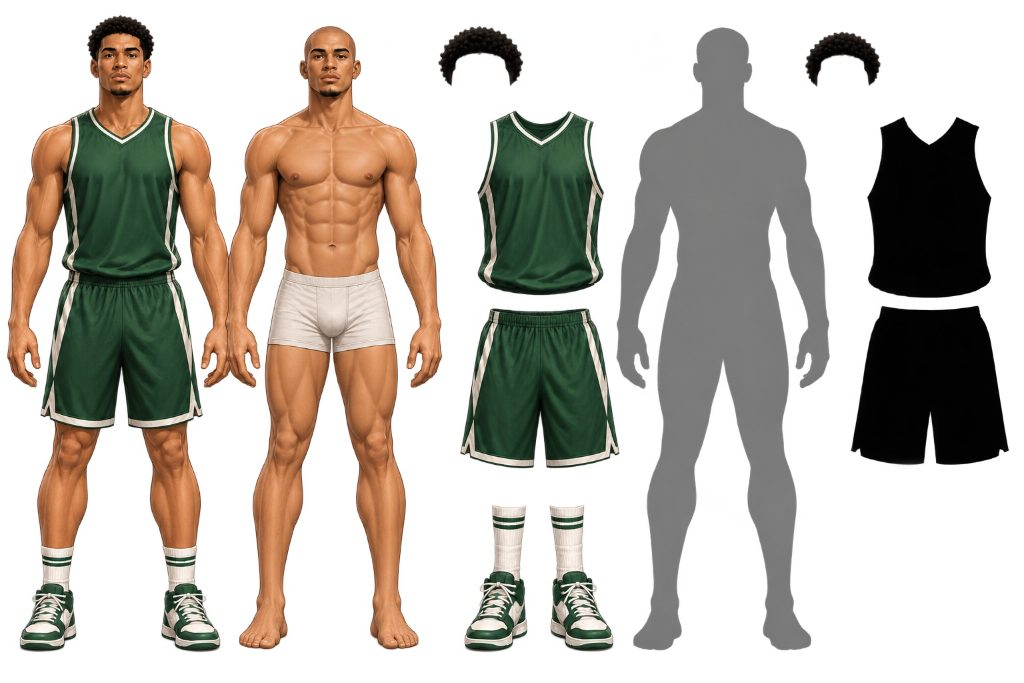
#> input picture scripts/avatar/art2d/src/style-a-master-sheet.jpg, 1024 x 683 px
$ python build.py
#> lines starting #> are read from the running program, lines starting #| are printed output that depends on the picture; after the words box and inside, x2 and y2 are one past the last pixel; in counts of white or black regions, pixels touching at a corner belong together
### scripts/avatar/art2d/segment.py
"""Avatar 2D art pipeline, step 1: isolate the Style A master figure (left of src/style-a-master-sheet.jpg) and the bald reference
(second figure, same generation), soft-matte them off the white background and classify the master's pixels. Imported by build.py;
run directly to write debug images (dbg_classes.png, dbg_split.png) into the current directory."""
import os
import numpy as np
from PIL import Image
from scipy import ndimage as ndi

SRC = os.path.join(os.path.dirname(os.path.abspath(__file__)), "src", "style-a-master-sheet.jpg")
SPLIT_ROWS = (222, 392)          # rows where the master's left forearm/hand touches the bald figure's right forearm/hand
SPLIT_COLS = (212, 246)          # the seam is searched only inside this band


def load():
    return np.asarray(Image.open(SRC).convert("RGB")).astype(np.float32)


def lum(rgb):
    return 0.2126 * rgb[..., 0] + 0.7152 * rgb[..., 1] + 0.0722 * rgb[..., 2]


def seam_split(img):
    """Min-cost vertical seam (dark shadow line between the touching forearms) inside the band; columns left of it = master."""
    y0, y1 = SPLIT_ROWS
    x0, x1 = SPLIT_COLS
    cost = lum(img[y0:y1, x0:x1])
    # background-white is a free path; prefer dark shadow
    acc = cost.copy()
    back = np.zeros(acc.shape, dtype=np.int64)
    w = acc.shape[1]
    for y in range(1, acc.shape[0]):
        prev = acc[y - 1]
        left = np.r_[np.inf, prev[:-1]]
        right = np.r_[prev[1:], np.inf]
        stack = np.vstack([left, prev, right])
        k = np.argmin(stack, axis=0)
        acc[y] += stack[k, np.arange(w)]
        back[y] = np.arange(w) + (k - 1)
    seam = np.zeros(acc.shape[0], dtype=np.int64)
    seam[-1] = int(np.argmin(acc[-1]))
    for y in range(acc.shape[0] - 1, 0, -1):
        seam[y - 1] = back[y, seam[y]]
    out = np.full(img.shape[0], (x0 + x1) // 2, dtype=np.int64)
    out[y0:y1] = seam + x0
    return out


def figure_masks(img):
    """Hard foreground masks of the master and the bald figure (no background, no loose hair-cap object)."""
    fg = img.min(axis=2) < 244
    fg = ndi.binary_opening(fg, iterations=1)
    lab, n = ndi.label(fg)
    seam = seam_split(img)
    cols = np.arange(img.shape[1])[None, :]
    left = cols < seam[:, None]
    master_lab = np.bincount(lab[left & fg], minlength=n + 1)
    master_lab[0] = 0
    big = master_lab.argmax()
    master = (lab == big) & left
    bald = (lab == big) & ~left
    # keep only the largest component of each (drops specks)
    def largest(m):
        l, k = ndi.label(m)
        if k == 0:
            return m
        s = np.bincount(l.ravel())
        s[0] = 0
        return l == s.argmax()
    master = ndi.binary_fill_holes(largest(master)) & fg | largest(master)
    bald = largest(bald)
    return master, bald, seam


def soft_alpha(img, hard):
    """Alpha against the white background: interior = 1; across the edge, estimate from the colour's distance to white
    relative to the nearest interior colour. Returns (alpha, unpremultiplied rgb)."""
    interior = ndi.binary_erosion(hard, iterations=2)
    _, idx = ndi.distance_transform_edt(~interior, return_indices=True)
    near = img[idx[0], idx[1]]
    band = ndi.binary_dilation(hard, iterations=2) & ~interior
    dist_px = 255.0 - img.min(axis=2)
    dist_fg = np.maximum(255.0 - near.min(axis=2), 30.0)
    a = np.where(interior, 1.0, 0.0)
    a = np.where(band, np.clip(dist_px / dist_fg, 0, 1), a)
    a = np.where(hard & ~band, 1.0, a)
    a3 = a[..., None]
    rgb = np.where(a3 > 0.02, np.clip((img - (1 - a3) * 255.0) / np.maximum(a3, 1e-3), 0, 255), near)
    # edge colour: trust the nearest interior colour where alpha is small (avoids white fringes after recolouring)
    rgb = np.where(a3 < 0.6, near, rgb)
    return a, rgb


def classify(img, mask):
    """Per-pixel class of the master: 0 bg, 1 skin, 2 green fabric, 3 white/cream, 4 dark (hair, shoe dark, deep shadow), 5 other."""
    r, g, b = img[..., 0], img[..., 1], img[..., 2]
    mx, mn = img.max(axis=2), img.min(axis=2)
    L = lum(img)
    c = np.full(mask.shape, 5, np.uint8)
    skin = (r > g) & (g > b - 4) & (r - b > 28)
    green = (g - r > 10) & (g >= b - 6)
    white = (mn > 140) & (mx - mn < 48)
    dark = (L < 62) & ~green
    c[skin] = 1
    c[white] = 3
    c[green] = 2
    c[dark] = 4
    c[~mask] = 0
    return c


PALETTE = np.array([[255, 255, 255], [230, 160, 110], [20, 140, 60], [250, 250, 160], [20, 20, 20], [255, 0, 255]], np.uint8)

# [16 lines that do not run on import are left out]

### scripts/avatar/art2d/build.py
"""Avatar 2D art pipeline, step 2: build the ten spec layers (docs/implementation/AVATAR-2D-ART-SPEC.md) from the Style A master.

    python scripts/avatar/art2d/build.py assets/avatar2d          # needs: pillow numpy scipy opencv-python-headless
    node scripts/avatar/validate-avatar2d.mjs assets/avatar2d     # must report 0 failures

The master figure supplies every visible pixel; the bald reference from the same sheet supplies only the scalp above the hairline
(Shaved) and is registered onto the master's face by NCC. Hidden body under the clothes is inpainted. Tint layers are written as
neutral grey (spec V4), the rest in colour. Deterministic: rerunning reproduces the shipped files byte for byte."""
import os
import sys
import numpy as np
import cv2
from PIL import Image
from scipy import ndimage as ndi
import segment as seg

CANVAS_W, CANVAS_H = 1024, 1536
TOP_Y, BOTTOM_Y = 72, 1462                   # figure box in the canvas (spec safe margin 72)
AXIS_SRC_X = 121.0                           # master's head/neck axis in the source (ear midpoint)
EYE_LINE_Y = 56.0

# Master zones in source rows/cols (measured on the class map, see segment.py debug output)
HEAD_MAX_Y = 112
HEM_BAND = (258, 290)
SOCKS_MIN_Y = 536
BROW_ZONE = (45, 53)                                     # brows only: the eyelid crease starts at row 54
BEARD_BOX = (109, 88, 134, 102)                          # x0, y0, x1, y1: the goatee on the chin only
EYE_BOXES = [(99, 53, 117, 63), (122, 53, 141, 63)]
SEAM_CLEAN = (200, 222, 250, 395)                        # x0, y0, x1, y1: where the bald figure's fingertips touch the master
MIN_SKIN_ISLAND = 150                                    # source px; the smallest real skin part (a hand) is >1000
FINGERTIP_CUT = (233, 355, 395)                          # x >= 233 in rows 355-395 belongs to the bald figure's fingers

# Grey mapping (spec V4: floor >= 80, peak >= 235); see grey_map.
FLOOR_GREY, PEAK_GREY = 86.0, 246.0


def register_bald_head(L_master, L_bald, master_face):
    """Grid-search scale/shift mapping bald-figure coordinates onto the master head (NCC over the upper face)."""
    ys, xs = np.where(master_face)
    ref = L_master[ys, xs]
    ref = (ref - ref.mean()) / (ref.std() + 1e-6)
    best = None
    for s in np.arange(0.95, 1.071, 0.01):
        for dy in np.arange(-5, 5.01, 0.5):
            for dx in np.arange(-216, -201.9, 0.5):
                bx = (xs - AXIS_SRC_X) / s + AXIS_SRC_X - dx
                by = (ys - EYE_LINE_Y) / s + EYE_LINE_Y - dy
                v = ndi.map_coordinates(L_bald, [by, bx], order=1)
                v = (v - v.mean()) / (v.std() + 1e-6)
                score = float((v * ref).mean())
                if best is None or score > best[0]:
                    best = (score, s, dx, dy)
    return best


def warp_from_bald(arr, s, dx, dy, shape):
    yy, xx = np.mgrid[0:shape[0], 0:shape[1]].astype(np.float32)
    bx = (xx - AXIS_SRC_X) / s + AXIS_SRC_X - dx
    by = (yy - EYE_LINE_Y) / s + EYE_LINE_Y - dy
    return ndi.map_coordinates(arr.astype(np.float32), [by, bx], order=1, mode="constant")


def hem_profile(cls):
    """Per column: first row of the dark waistband shadow in the hem band (jersey above, shorts below)."""
    y0, y1 = HEM_BAND
    prof = np.full(cls.shape[1], np.nan)
    for x in range(cls.shape[1]):
        hits = np.where(cls[y0:y1, x] == 4)[0]
        if len(hits):
            prof[x] = y0 + hits[0]
    good = ~np.isnan(prof)
    xs = np.arange(len(prof))
    prof = np.interp(xs, xs[good], prof[good]) if good.any() else np.full(len(prof), 274.0)
    return ndi.median_filter(prof, size=9)


def keep_large(m, frac=0.02):
    lab, n = ndi.label(m)
    if n <= 1:
        return m
    sizes = np.bincount(lab.ravel())
    sizes[0] = 0
    return (sizes > frac * sizes.max())[lab] & m


def grey_map(g, weight):
    """Linear gain anchored on the 97th percentile (-> 246) so the layer keeps its own contrast (multiply can only darken the
    palette colour, so the palette colour must sit at the lit tone, with room above the median for highlights). The top 3% is
    soft-clipped below 253; shadows are lifted only where they would fall under the spec floor (V4: floor >= 80, peak >= 235)."""
    v = g[weight > 0.95]
    if v.size < 50:
        v = g[weight > 0]
    lo, med, p97 = np.percentile(v, [0.5, 50, 97])
    gain = PEAK_GREY / max(p97, 1.0)
    out = g * gain
    over = out > PEAK_GREY
    out[over] = PEAK_GREY + (253.0 - PEAK_GREY) * (1 - np.exp(-(out[over] - PEAK_GREY) / 12.0))
    lo_n, med_n = lo * gain, med * gain
    if lo_n < FLOOR_GREY and med_n > FLOOR_GREY + 10:
        under = out < med_n
        out[under] = np.interp(out[under], [0.0, lo_n, med_n], [FLOOR_GREY * 0.85, FLOOR_GREY, med_n])
    return np.clip(out, 0, 255)


def trim_grey(g, weight):
    """Light trims: gain to the peak only (a white stripe must stay white, not be stretched into grey shadows)."""
    v = g[weight > 0.5]
    hi = np.percentile(v, 99.5) if v.size else 250.0
    out = g * (250.0 / max(hi, 1.0))
    lo = np.percentile(out[weight > 0.5], 0.5) if v.size else 200.0
    if lo < FLOOR_GREY:
        out = FLOOR_GREY + (out - lo) * (250 - FLOOR_GREY) / max(250 - lo, 1.0)
    return np.clip(out, 0, 255)


def fill_from_core(values, core, region, sigma=1.6):
    """Edge pixels get a smooth, weighted average of the nearby core (normalised Gaussian convolution), never a copied single
    pixel: copying the nearest pixel turns one dark speck of the source's ink outline into a streak. Far from any core: nearest."""
    if not core.any():
        return values
    c = core.astype(np.float32)
    w = ndi.gaussian_filter(c, sigma)
    smooth = ndi.gaussian_filter(values * c, sigma) / np.maximum(w, 1e-6)
    _, idx = ndi.distance_transform_edt(~core, return_indices=True)
    nearest = values[idx[0], idx[1]]
    out = values.copy()
    edge = region & ~core
    out[edge] = np.where(w[edge] > 0.04, smooth[edge], nearest[edge])
    return out


class Placer:
    """Source -> canvas: one similarity transform for every layer, so nothing is ever offset at runtime."""

    def __init__(self, top_src, bot_src, axis_src_x=AXIS_SRC_X):
        self.scale = (BOTTOM_Y - TOP_Y) / (bot_src - top_src)
        self.M = np.float32([[self.scale, 0, 512 - axis_src_x * self.scale], [0, self.scale, TOP_Y - top_src * self.scale]])

    def warp(self, a):
        return cv2.warpAffine(a.astype(np.float32), self.M, (CANVAS_W, CANVAS_H), flags=cv2.INTER_CUBIC, borderMode=cv2.BORDER_CONSTANT, borderValue=0)

    def region(self, m):
        """Binary source region -> smooth anti-aliased canvas alpha (blur, upscale, re-threshold at 0.5): curves, not stairs."""
        up = self.warp(ndi.gaussian_filter(m.astype(np.float32), 0.85))
        return np.clip((up - 0.5) * 2.6 + 0.5, 0, 1)

    def soft(self, a):
        return np.clip(self.warp(a), 0, 1)


def conform_v4(c, a):
    """Final guarantee of spec V4 on the pixels actually written (upscaling, inpainting and sharpening all move the range):
    gain up if the highlight peak is short, then lift only the values under the median if the shadow floor is short."""
    sel = a > 0.98
    if sel.sum() < 20:
        sel = a > 0.5
    hi = np.percentile(c[sel], 99.5)
    if hi < 240:
        c = np.clip(c * (244.0 / max(hi, 1.0)), 0, 253)
    lo, med = np.percentile(c[sel], [0.5, 50])
    if lo < FLOOR_GREY:
        pivot = max(med, FLOOR_GREY + 24)        # dark layers (hair) have their median near the floor: keep the map monotonic
        under = c < pivot
        c = c.copy()
        c[under] = np.interp(c[under], [0.0, lo, pivot], [FLOOR_GREY, FLOOR_GREY + 2, pivot])
    return c


def save_layer(path, kind, value_hi, alpha_hi):
    a = np.clip(alpha_hi, 0, 1)
    a = np.where(a < 0.025, 0, a)
    if kind == "grey":
        c = np.clip(value_hi, 0, 255)
        inner = cv2.erode((a > 0.999).astype(np.uint8), np.ones((5, 5), np.uint8)) > 0
        blur = cv2.GaussianBlur(c, (0, 0), 1.4)
        c = np.where(inner, np.clip(c + 0.3 * (c - blur), 0, 255), c)
        c = conform_v4(c, a)
        rgb = np.repeat(c[..., None], 3, -1)
    else:
        rgb = np.clip(value_hi, 0, 255)
    out = np.dstack([rgb, a * 255]).round().astype(np.uint8)
    out[..., :3][out[..., 3] == 0] = 0
    os.makedirs(os.path.dirname(path), exist_ok=True)
    Image.fromarray(out, "RGBA").save(path, optimize=True)
    return out


def main(out_dir):
#> called with out_dir = 'assets/avatar2d'
    img = seg.load()
    H, W, _ = img.shape
    master, bald, _ = seg.figure_masks(img)
#> in figure_masks, `fg = img.min(axis=2) < 244`:
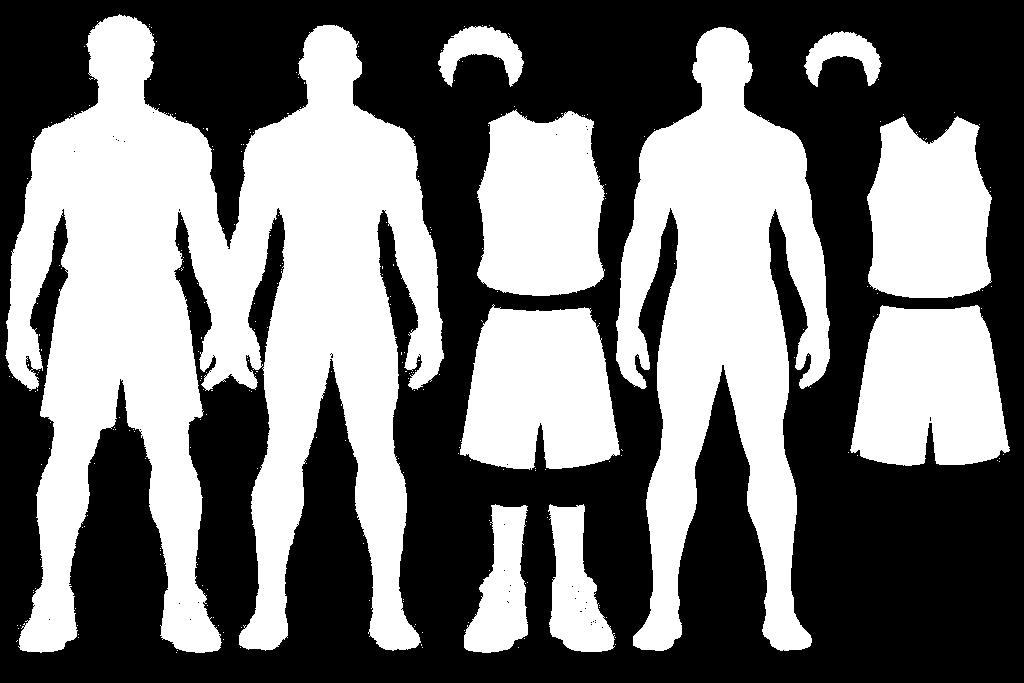
#> fg: shape (683, 1024) bool; 45.6% white; 274 white regions (264 under 20 px), largest, box (x1, y1, x2, y2) and area: (5, 14, 444, 653) 152896, (616, 27, 830, 651) 69616, (460, 304, 620, 470) 20909
#> in figure_masks, `lab, n = ndi.label(fg)`:
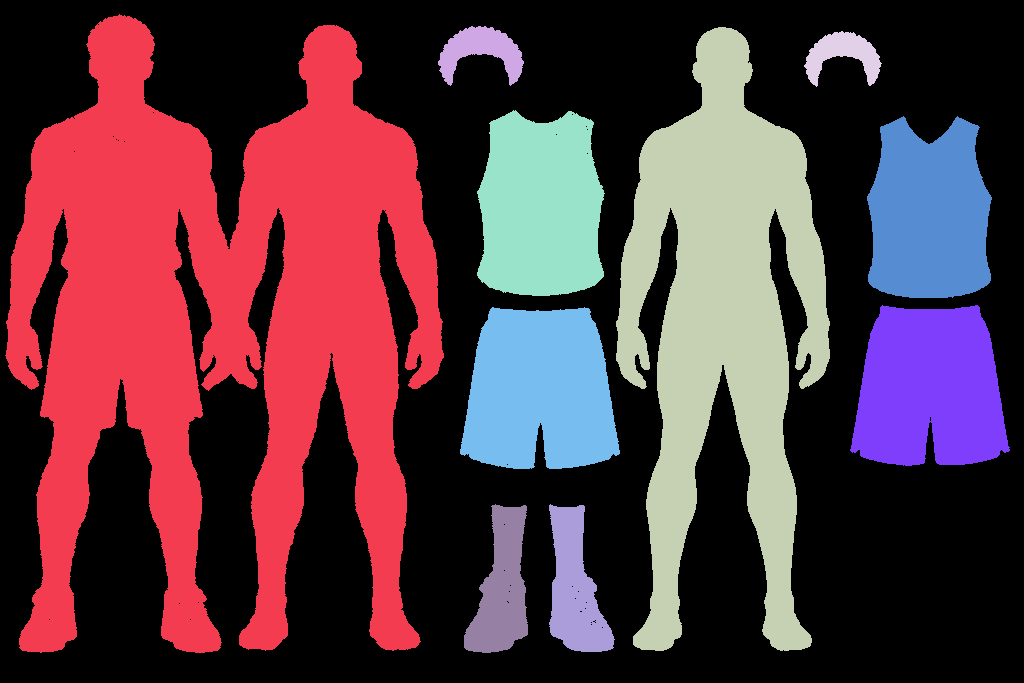
#> lab: shape (683, 1024) int32; 11 distinct labels, from 0 to 10; one colour per label, 0 black
#> in figure_masks, `lab, n = ndi.label(fg)`: n = 10
#> after the loop in seam_split, `for y in range(1, acc.shape[0]):`:
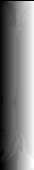
#> back: shape (170, 34) int64; min 0, max 33, mean 16.4; drawn with min black and max white
#> after the loop in seam_split, `for y in range(acc.shape[0] - 1, 0, -1):`: seam = 170 values, max 33 at index 158, min 13 at index 98, mean 19.58
#> in figure_masks, `seam = seam_split(img)`: seam = 683 values, max 245 at index 380, min 225 at index 320, mean 229.6
#> in figure_masks, `left = cols < seam[:, None]`:
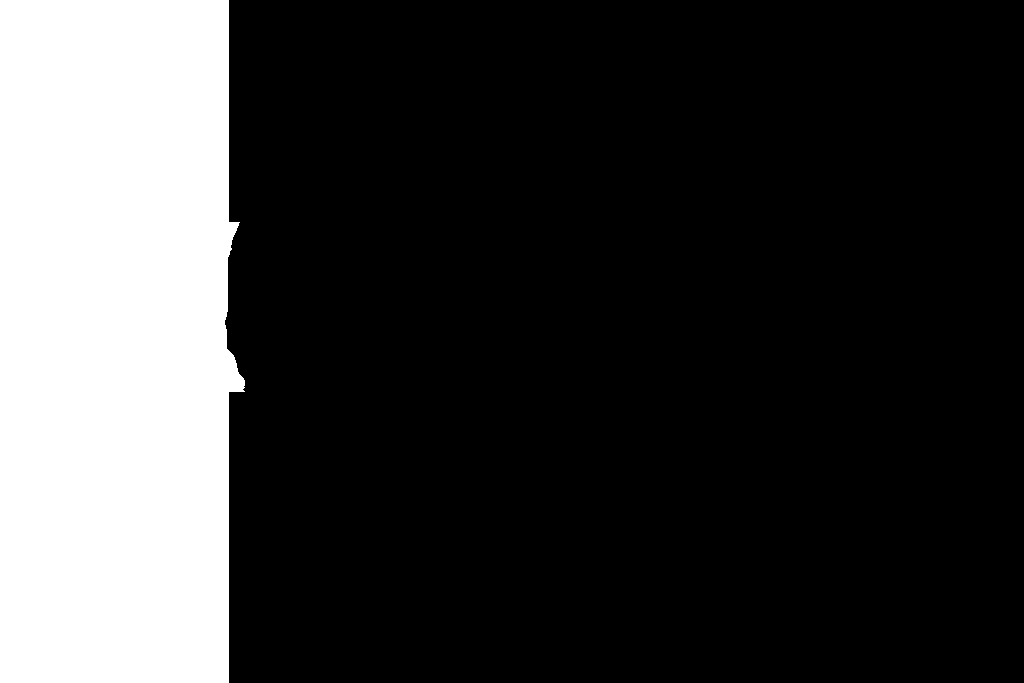
#> left: shape (683, 1024) bool; 22.4% white; 1 white region, box (x1, y1, x2, y2) and area: (0, 0, 245, 683) 156846
#> in figure_masks, `master_lab = np.bincount(lab[left & fg], minlength=n + 1)`: master_lab = [0, 80164, 0, 0, 0, 0, 0, 0, 0, 0, 0]
#> in figure_masks, `big = master_lab.argmax()`: big = 1
#> in figure_masks, `bald = (lab == big) & ~left`:
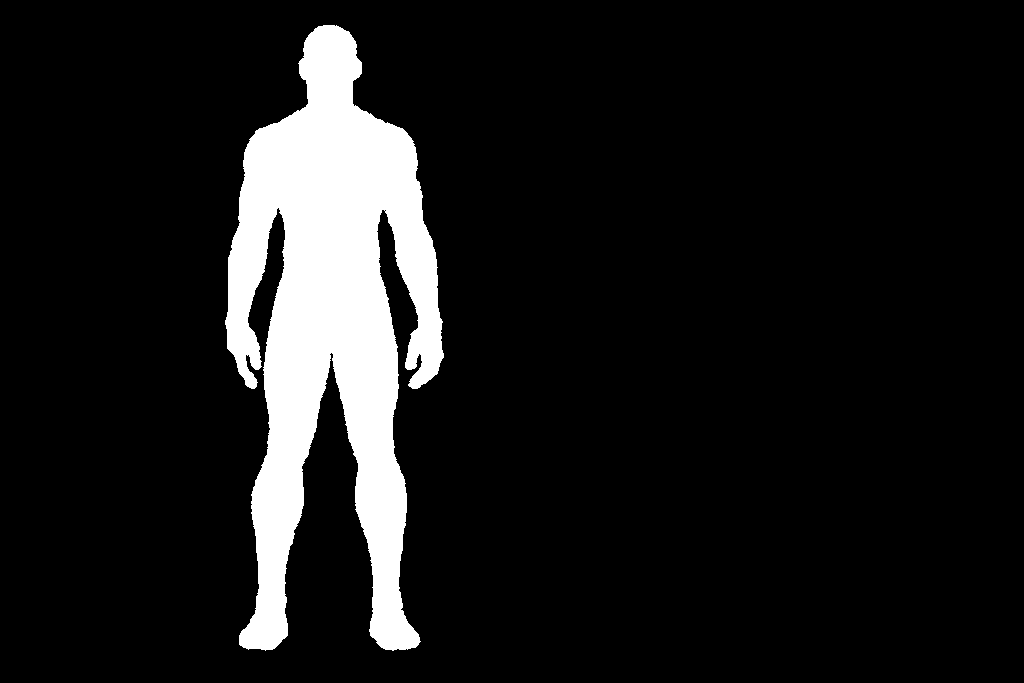
#> bald: shape (683, 1024) bool; 10.4% white; 1 white region, box (x1, y1, x2, y2) and area: (225, 25, 444, 651) 72431
#> in largest, `s = np.bincount(l.ravel())`: s = [619228, 80164]
    x0, y0, x1, y1 = SEAM_CLEAN
    zone = np.zeros_like(master)
    zone[y0:y1, x0:x1] = True
    master = (master & ~zone) | (ndi.binary_opening(master & zone, iterations=2) & zone)   # drop the touching fingertip slivers
#> master: shape (683, 1024) bool; 11.5% white; 1 white region, box (x1, y1, x2, y2) and area: (5, 14, 245, 653) 80097
    fx, fy0, fy1 = FINGERTIP_CUT
    master[fy0:fy1, fx:] = False
#> master: shape (683, 1024) bool; 11.4% white; 1 white region, box (x1, y1, x2, y2) and area: (5, 14, 233, 653) 79958
    master = keep_large(master, 0.5)
#> in keep_large, `lab, n = ndi.label(m)`: n = 1
    alpha, rgb = seg.soft_alpha(img, master)
    balpha, brgb = seg.soft_alpha(img, bald)
    cls = seg.classify(rgb, master)
#> in classify, `r, g, b = img[..., 0], img[..., 1], img[..., 2]`:
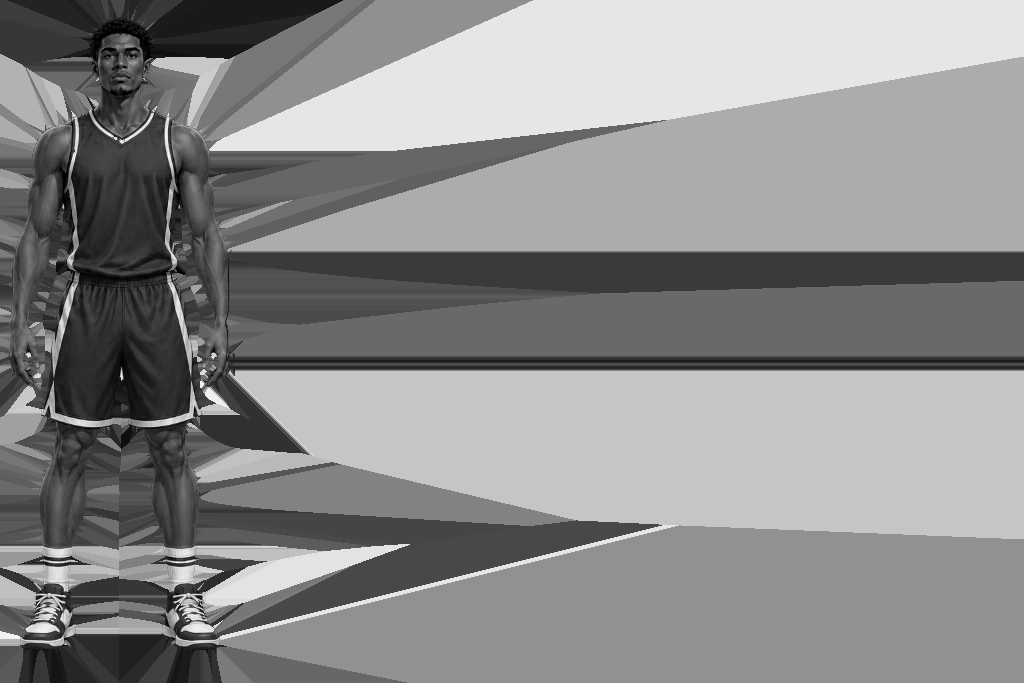
#> b: shape (683, 1024) float64; min 0, max 255, mean 139.3
#> (the rest of the program and of its run is left out)
